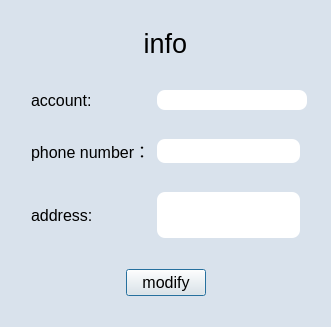
<?xml version="1.0" encoding="UTF-8"?>
<ui version="4.0">
 <class>myProfileDialog</class>
 <widget class="QDialog" name="myProfileDialog">
  <property name="geometry">
   <rect>
    <x>0</x>
    <y>0</y>
    <width>331</width>
    <height>327</height>
   </rect>
  </property>
  <property name="minimumSize">
   <size>
    <width>331</width>
    <height>327</height>
   </size>
  </property>
  <property name="maximumSize">
   <size>
    <width>331</width>
    <height>327</height>
   </size>
  </property>
  <property name="font">
   <font>
    <pointsize>15</pointsize>
   </font>
  </property>
  <property name="windowTitle">
   <string>Dialog</string>
  </property>
  <property name="styleSheet">
   <string notr="true">QLineEdit{
border-radius:8px;
}
QDialog{
	background-color: rgb(217, 226, 236);
}</string>
  </property>
  <layout class="QVBoxLayout" name="verticalLayout_2">
   <item>
    <spacer name="verticalSpacer">
     <property name="orientation">
      <enum>Qt::Orientation::Vertical</enum>
     </property>
     <property name="sizeHint" stdset="0">
      <size>
       <width>20</width>
       <height>30</height>
      </size>
     </property>
    </spacer>
   </item>
   <item>
    <layout class="QHBoxLayout" name="horizontalLayout">
     <property name="topMargin">
      <number>5</number>
     </property>
     <property name="bottomMargin">
      <number>25</number>
     </property>
     <item>
      <spacer name="horizontalSpacer">
       <property name="orientation">
        <enum>Qt::Orientation::Horizontal</enum>
       </property>
       <property name="sizeHint" stdset="0">
        <size>
         <width>40</width>
         <height>20</height>
        </size>
       </property>
      </spacer>
     </item>
     <item>
      <layout class="QVBoxLayout" name="verticalLayout">
       <item>
        <widget class="QLabel" name="label">
         <property name="font">
          <font>
           <pointsize>20</pointsize>
          </font>
         </property>
         <property name="text">
          <string>info</string>
         </property>
         <property name="alignment">
          <set>Qt::AlignmentFlag::AlignCenter</set>
         </property>
         <property name="margin">
          <number>-1</number>
         </property>
         <property name="indent">
          <number>-1</number>
         </property>
        </widget>
       </item>
       <item>
        <layout class="QGridLayout" name="gridLayout">
         <property name="leftMargin">
          <number>20</number>
         </property>
         <property name="topMargin">
          <number>25</number>
         </property>
         <property name="rightMargin">
          <number>20</number>
         </property>
         <property name="verticalSpacing">
          <number>29</number>
         </property>
         <item row="1" column="1">
          <widget class="QLineEdit" name="phoneEdit">
           <property name="enabled">
            <bool>false</bool>
           </property>
           <property name="sizePolicy">
            <sizepolicy hsizetype="Expanding" vsizetype="Expanding">
             <horstretch>0</horstretch>
             <verstretch>0</verstretch>
            </sizepolicy>
           </property>
           <property name="minimumSize">
            <size>
             <width>0</width>
             <height>20</height>
            </size>
           </property>
           <property name="maxLength">
            <number>11</number>
           </property>
          </widget>
         </item>
         <item row="1" column="0">
          <widget class="QLabel" name="label_3">
           <property name="font">
            <font>
             <pointsize>12</pointsize>
            </font>
           </property>
           <property name="text">
            <string>phone number：</string>
           </property>
          </widget>
         </item>
         <item row="0" column="0">
          <widget class="QLabel" name="label_2">
           <property name="font">
            <font>
             <pointsize>12</pointsize>
            </font>
           </property>
           <property name="text">
            <string>account:</string>
           </property>
          </widget>
         </item>
         <item row="2" column="1">
          <widget class="QLineEdit" name="addressEdit">
           <property name="enabled">
            <bool>false</bool>
           </property>
           <property name="sizePolicy">
            <sizepolicy hsizetype="Expanding" vsizetype="Expanding">
             <horstretch>0</horstretch>
             <verstretch>0</verstretch>
            </sizepolicy>
           </property>
           <property name="minimumSize">
            <size>
             <width>0</width>
             <height>46</height>
            </size>
           </property>
           <property name="maxLength">
            <number>20</number>
           </property>
          </widget>
         </item>
         <item row="2" column="0">
          <widget class="QLabel" name="label_4">
           <property name="font">
            <font>
             <pointsize>12</pointsize>
            </font>
           </property>
           <property name="text">
            <string>address:</string>
           </property>
          </widget>
         </item>
         <item row="0" column="1">
          <widget class="QLineEdit" name="usernameEdit">
           <property name="enabled">
            <bool>false</bool>
           </property>
           <property name="minimumSize">
            <size>
             <width>150</width>
             <height>20</height>
            </size>
           </property>
          </widget>
         </item>
        </layout>
       </item>
      </layout>
     </item>
     <item>
      <spacer name="horizontalSpacer_2">
       <property name="orientation">
        <enum>Qt::Orientation::Horizontal</enum>
       </property>
       <property name="sizeHint" stdset="0">
        <size>
         <width>40</width>
         <height>20</height>
        </size>
       </property>
      </spacer>
     </item>
    </layout>
   </item>
   <item>
    <layout class="QHBoxLayout" name="horizontalLayout_2">
     <item>
      <spacer name="horizontalSpacer_3">
       <property name="orientation">
        <enum>Qt::Orientation::Horizontal</enum>
       </property>
       <property name="sizeHint" stdset="0">
        <size>
         <width>40</width>
         <height>20</height>
        </size>
       </property>
      </spacer>
     </item>
     <item>
      <widget class="QPushButton" name="changeButton">
       <property name="font">
        <font>
         <pointsize>12</pointsize>
        </font>
       </property>
       <property name="text">
        <string>modify</string>
       </property>
      </widget>
     </item>
     <item>
      <spacer name="horizontalSpacer_4">
       <property name="orientation">
        <enum>Qt::Orientation::Horizontal</enum>
       </property>
       <property name="sizeHint" stdset="0">
        <size>
         <width>40</width>
         <height>20</height>
        </size>
       </property>
      </spacer>
     </item>
    </layout>
   </item>
   <item>
    <spacer name="verticalSpacer_2">
     <property name="orientation">
      <enum>Qt::Orientation::Vertical</enum>
     </property>
     <property name="sizeHint" stdset="0">
      <size>
       <width>20</width>
       <height>38</height>
      </size>
     </property>
    </spacer>
   </item>
  </layout>
 </widget>
 <resources/>
 <connections/>
</ui>
